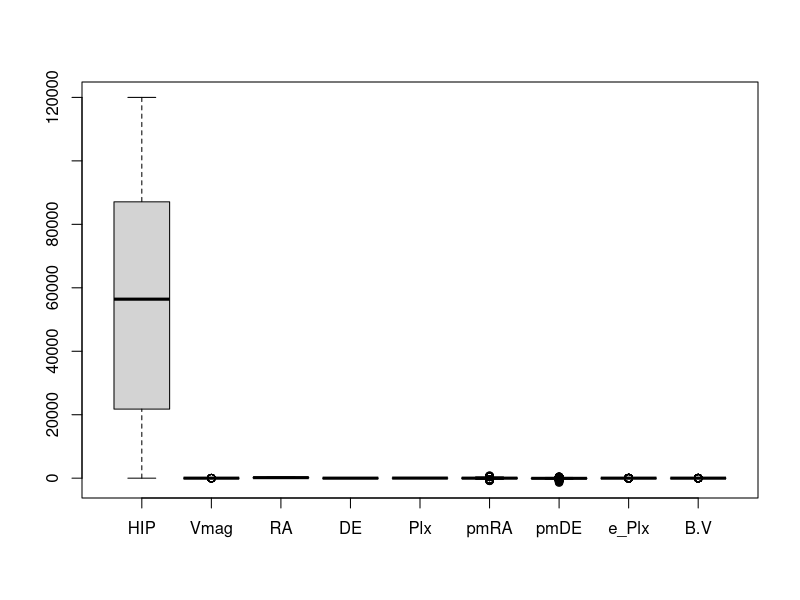
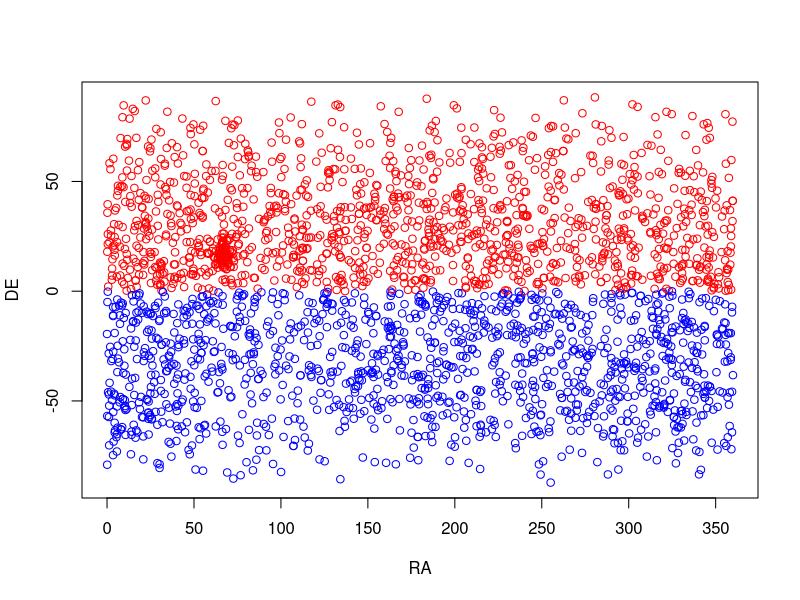
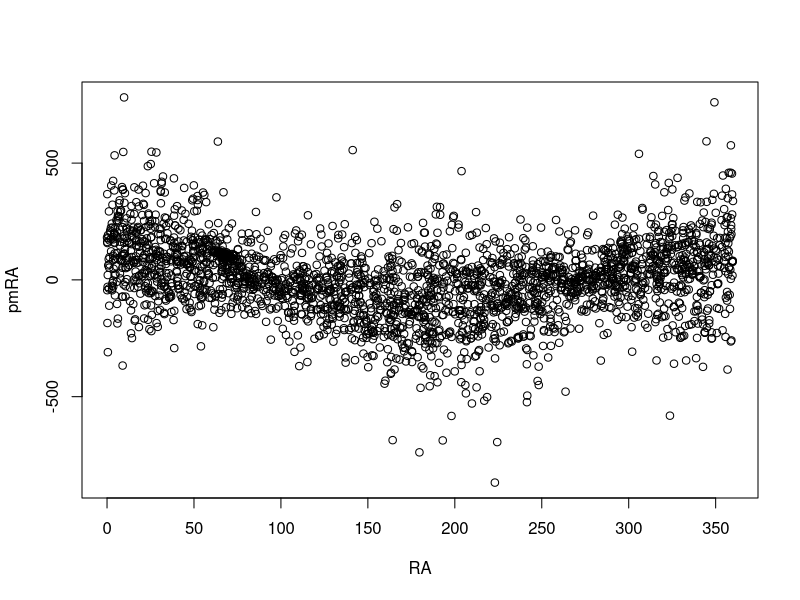
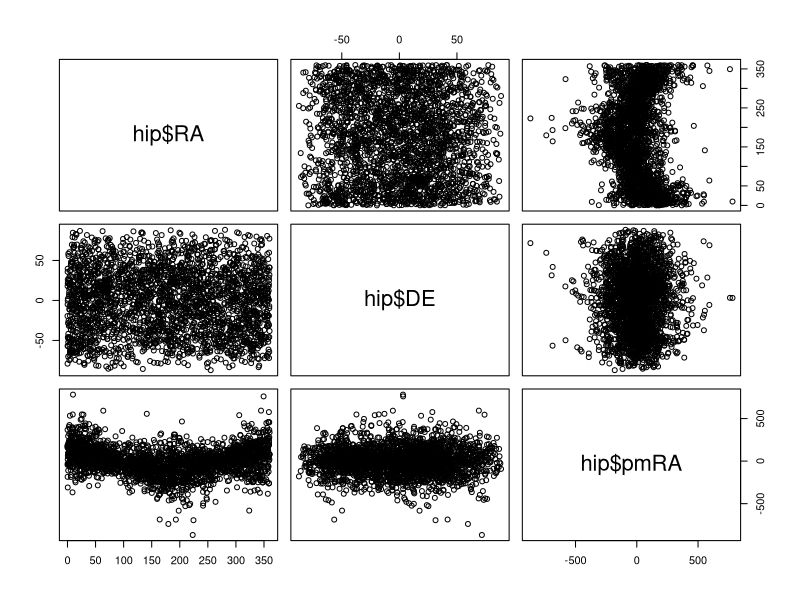
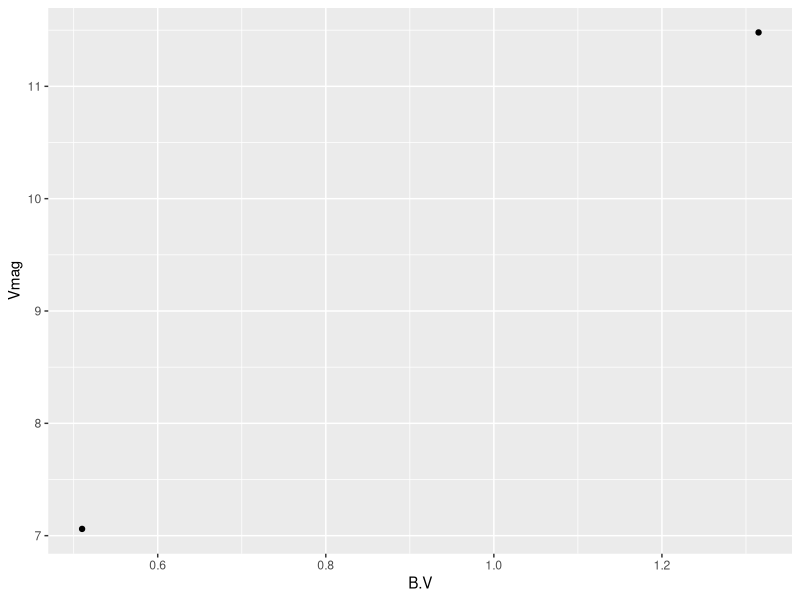
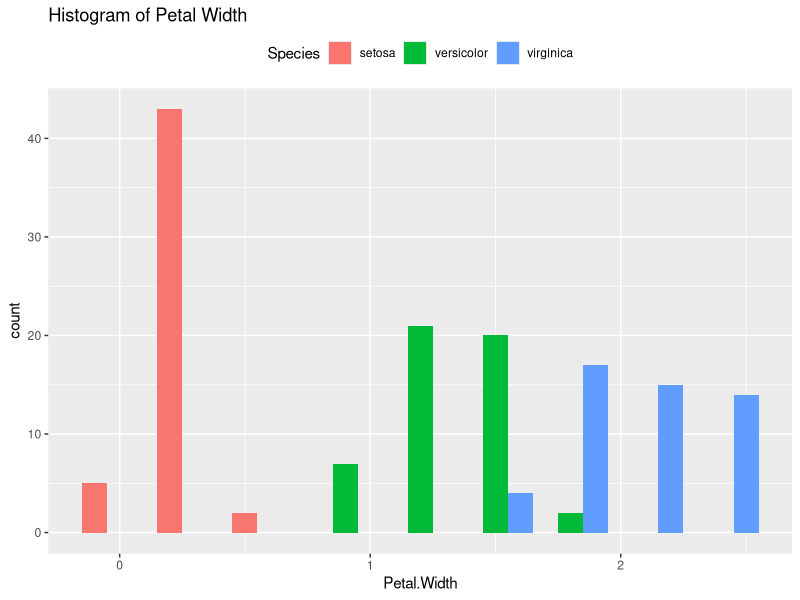
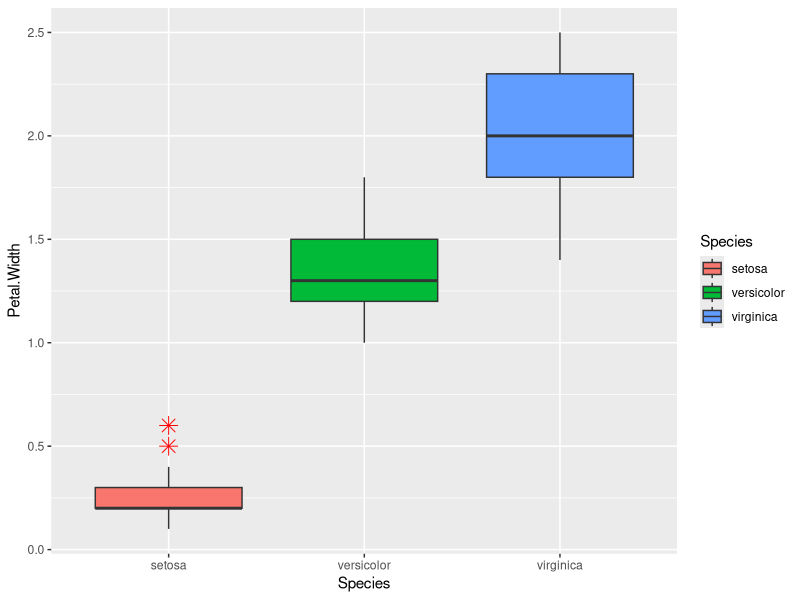

Write R code to recreate these figures, in order.
## ---- chunk 1
knitr::opts_chunk$set(echo = TRUE)
## ---- chunk 2
hip  <- read.table("./HIP_star.dat", header=T,fill=T)
## ---- chunk 3
str(hip)
## ---- chunk 4
hip['RA']
## ---- chunk 5
sapply(hip,mean,na.rm=T)
sapply(hip,median,na.rm=T)
## ---- chunk 6
sapply(hip,range,na.rm=T)
## ---- chunk 7
sapply(hip['RA'],var,na.rm=T)
sapply(hip['RA'],sd,na.rm=T)
sapply(hip['RA'],mad,na.rm=T)
## ---- chunk 8
f = function(x) c(median(x), mad(x))  
f(hip[,3])
## ---- chunk 9
apply(hip,2,f)
## ---- chunk 10
quantile(hip['RA'], probs = seq(0,1,0.1), na.rm=T)[2]
quantile(hip['RA'], probs = seq(0,1,0.1), na.rm=T)[6]
## ---- chunk 11
quantile(hip['RA'],na.rm=T)
## ---- chunk 12
 hasNA = function(x) any(is.na(x)) 
apply(hip,2,hasNA)
## ---- chunk 13
min(hip['B.V'])
hip1 = na.omit(hip)
## ---- chunk 14
sapply(hip1,mean)
## ---- chunk 15
boxplot(hip)
## ---- chunk 16
plot(hip$RA,hip$DE,col = ifelse(hip$DE>0,"red","blue"),xlab="RA",ylab="DE")
## ---- chunk 17
plot(hip$RA,hip$pmRA,xlab="RA",ylab="pmRA")
## ---- chunk 18
pairs(~hip$RA+hip$DE+hip$pmRA)
## ---- chunk 19
library(tidyverse)
hyades = hip %>% filter((RA < 100 & RA < 50 & DE < 25 & DE > 0 & pmRA < 130 & pmRA > 90 & pmDE > -60 & pmDE < -10 & e_Plx < 5) & (Vmag > 4 | B.V < 0.2))
str(hyades)
ggplot(hyades, aes(x=B.V, y=Vmag)) + geom_point()
## ---- chunk 20
head(iris)
summary(iris)
## ---- chunk 21
ggplot(iris, aes(x=Petal.Width,fill=Species,colors=Species)) + geom_histogram(bins = 9, position='dodge') + ggtitle("Histogram of Petal Width") + theme(legend.position="top")
## ---- chunk 22
quantile(iris$Petal.Width,na.rm = T)
## ---- chunk 23
iris %>% group_by(Species) %>% ggplot(aes(x=Species,y=Petal.Width,fill=Species)) + geom_boxplot(outlier.colour="red",
outlier.shape=8, outlier.size=4)
